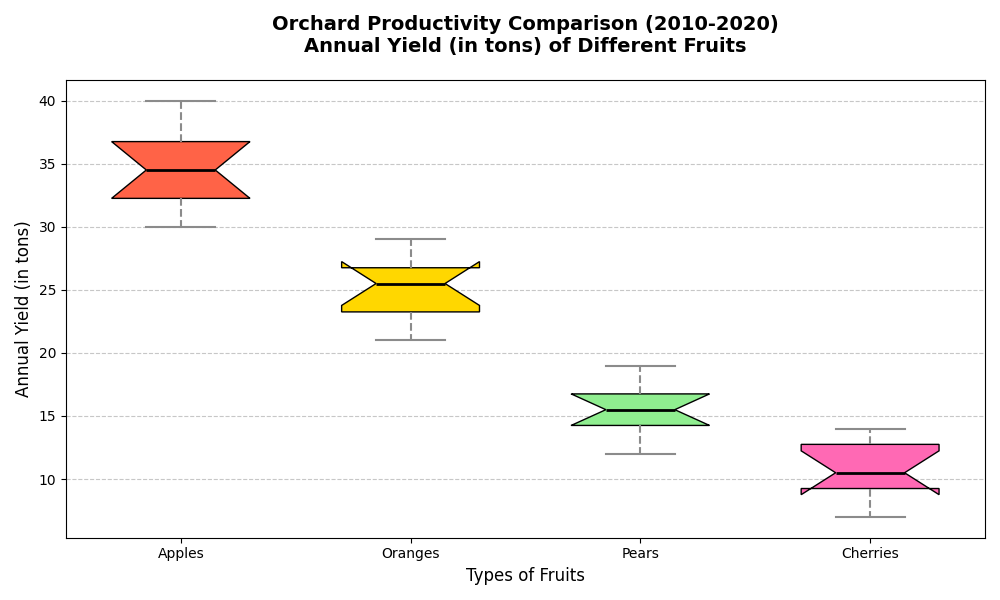

Here is the Python script that generated this plot:
import matplotlib.pyplot as plt
import numpy as np

# Backstory: Comparing the Productivity of Orchards in Different Regions
# Data represent the annual yield (in tons) of different types of fruits from four orchards over a decade.

# Yields of different fruits (in tons) from four different orchards over 10 years
apple_yield = [30, 35, 40, 32, 33, 36, 38, 37, 34, 31]
orange_yield = [25, 28, 22, 26, 29, 24, 21, 27, 23, 26]
pear_yield = [15, 17, 13, 18, 16, 14, 19, 12, 16, 15]
cherry_yield = [10, 13, 9, 11, 14, 8, 7, 10, 12, 13]

# Combine data into a list for the box plot
data = [apple_yield, orange_yield, pear_yield, cherry_yield]

# Labels for the different fruits
fruit_labels = ['Apples', 'Oranges', 'Pears', 'Cherries']

# Create the figure and axis
fig, ax = plt.subplots(figsize=(10, 6))

# Create the box plot
boxplot = ax.boxplot(data, vert=True, patch_artist=True, labels=fruit_labels, widths=0.6, notch=True)

# Customize colors for each fruit box
colors = ['#FF6347', '#FFD700', '#90EE90', '#FF69B4']
for patch, color in zip(boxplot['boxes'], colors):
    patch.set_facecolor(color)

# Customize whiskers, caps, and medians
for whisker in boxplot['whiskers']:
    whisker.set(color='#8B8B8B', linewidth=1.5, linestyle='--')

for cap in boxplot['caps']:
    cap.set(color='#8B8B8B', linewidth=1.5)

for median in boxplot['medians']:
    median.set(color='black', linewidth=2)

# Title and labels
ax.set_title("Orchard Productivity Comparison (2010-2020)\nAnnual Yield (in tons) of Different Fruits", fontsize=14, fontweight='bold', pad=20)
ax.set_xlabel('Types of Fruits', fontsize=12)
ax.set_ylabel('Annual Yield (in tons)', fontsize=12)

# Add grids for better readability
ax.yaxis.grid(True, linestyle='--', alpha=0.7)
ax.set_axisbelow(True)

# Adding annotations for outliers
for i, line in enumerate(boxplot['fliers']):
    y = line.get_ydata()
    x = line.get_xdata()
    for (xi, yi) in zip(x, y):
        ax.text(xi, yi, f'{yi}', va='bottom', ha='right', fontsize=8, color=colors[i % len(colors)], alpha=0.8)

# Adjust the layout to avoid overlapping and to ensure everything fits well
plt.tight_layout()

# Display the chart
plt.show()
